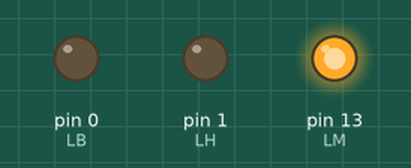
Simulated run of this sketch. Board: Arduino Uno, built with avr-gcc and run on an emulated ATmega328P. Shown: output pins drawn as LEDs (lit = HIGH).

Above: at 0.5 s.
At 1.5 s:
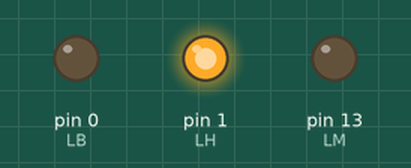
At 2.5 s:
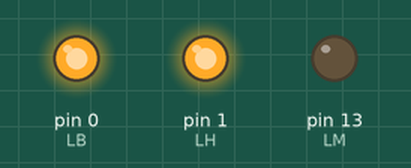
Timing chart, 0 to 3.5 s (numbered marks = the images above):
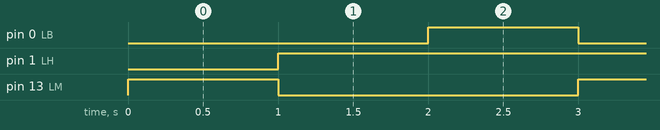

The sketch:

LED_RGB.ino
```cpp
int LM = 13;
int LH = 1;
int LB = 0;

void setup()
{
  pinMode(LM, OUTPUT);
  pinMode(LB, OUTPUT);
  pinMode(LH, OUTPUT);
}

void loop()
{
  digitalWrite(LM, HIGH); // LED Merah nyala
  digitalWrite(LB, LOW); // LED Biru mati
  delay(1000); //Waktu tunggu 1 detik
  digitalWrite(LH, HIGH); // LED Hijau nyala
  digitalWrite(LM, LOW); // LED Merah mati
  delay(1000); //Waktu tunggu 1 detik
  digitalWrite(LB, HIGH); // LED Biru nyala
  digitalWrite(LM, LOW); // LED Merah mati
  delay(1000); //Waktu tunggu 1 detik
}
```

Measured:
- by itself, pin 0 (LB), pin 13 (LM): alternates HIGH for 1.0 s and LOW for 2.0 s
- by itself, pin 1 (LH): LOW → HIGH at 1.0 s
- by itself, everything shown: repeats every 3.0 s, in 3 steps
